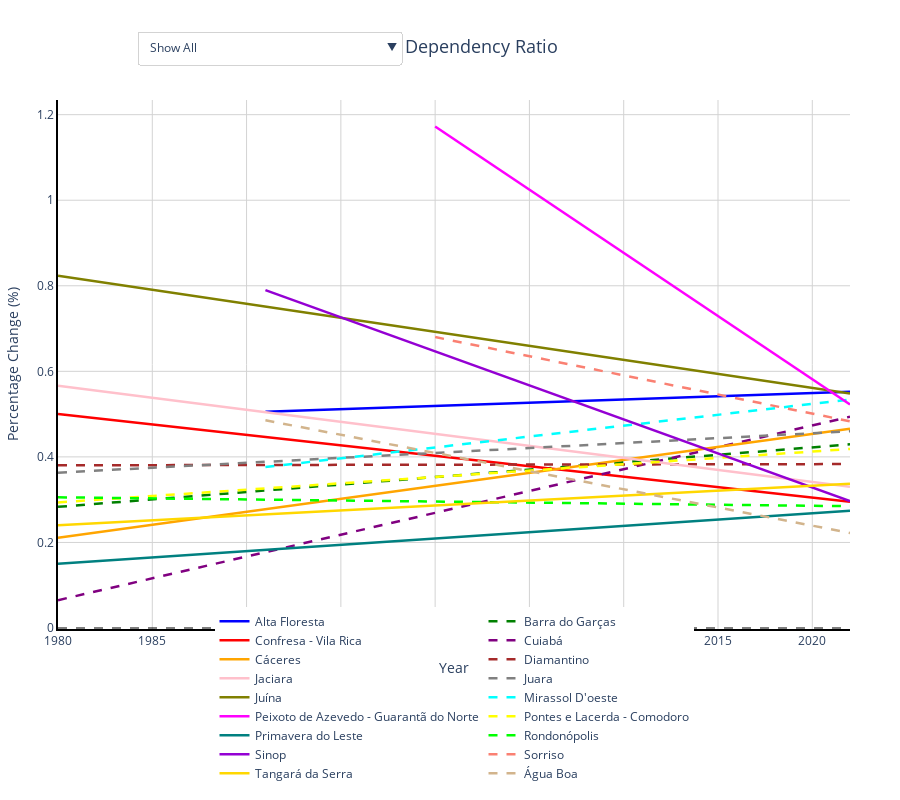

Notebook code for this chart:
### Code cell
# Elderly dependency ratio plot
create_interactive_linear_plot(
    r"C:\Users\daves\OneDrive\Pessoal\Acadêmico\Mestrado\Dissertação - Execução\Dissertação\Quadros e gráficos\Table 12.xlsx",
    "Planilha2",
    r"C:/Users/daves/OneDrive/Pessoal/Acadêmico/Mestrado/Dissertação - Execução/Dissertação/Quadros e gráficos/Elderly_dependency_ratio.html",
    plot_title="Elderly Dependency Ratio",
    y_zero_line=True,
    show_plot=True
)

### Figure 1 — Plotly figure (JSON) as saved in the notebook; plotly's stock layout.template omitted (floating-point values rounded to 4 significant figures)
{"data": [{"hovertemplate": "<b>Alta Floresta</b><br>Year: %{x}<br>Change: %{y:.2f}%", "line": {"color": "blue", "dash": "solid", "width": 2.5}, "mode": "lines", "name": "Alta Floresta", "type": "scatter", "x": [1991, 2000, 2010, 2022], "y": [0.5056, 0.5191, 0.5342, 0.5523]}, {"hovertemplate": "<b>Barra do Garças</b><br>Year: %{x}<br>Change: %{y:.2f}%", "line": {"color": "green", "dash": "dash", "width": 2.5}, "mode": "lines", "name": "Barra do Garças", "type": "scatter", "x": [1980, 1991, 2000, 2010, 2022], "y": [0.2832, 0.3215, 0.3528, 0.3875, 0.4293]}, {"hovertemplate": "<b>Confresa - Vila Rica</b><br>Year: %{x}<br>Change: %{y:.2f}%", "line": {"color": "red", "dash": "solid", "width": 2.5}, "mode": "lines", "name": "Confresa - Vila Rica", "type": "scatter", "x": [1980, 1991, 2000, 2010, 2022], "y": [0.5001, 0.4464, 0.4026, 0.3538, 0.2953]}, {"hovertemplate": "<b>Cuiabá</b><br>Year: %{x}<br>Change: %{y:.2f}%", "line": {"color": "purple", "dash": "dash", "width": 2.5}, "mode": "lines", "name": "Cuiabá", "type": "scatter", "x": [1980, 1991, 2000, 2010, 2022], "y": [0.06503, 0.1773, 0.2692, 0.3713, 0.4939]}, {"hovertemplate": "<b>Cáceres</b><br>Year: %{x}<br>Change: %{y:.2f}%", "line": {"color": "orange", "dash": "solid", "width": 2.5}, "mode": "lines", "name": "Cáceres", "type": "scatter", "x": [1980, 1991, 2000, 2010, 2022], "y": [0.2107, 0.2776, 0.3323, 0.3931, 0.466]}, {"hovertemplate": "<b>Diamantino</b><br>Year: %{x}<br>Change: %{y:.2f}%", "line": {"color": "brown", "dash": "dash", "width": 2.5}, "mode": "lines", "name": "Diamantino", "type": "scatter", "x": [1980, 1991, 2000, 2010, 2022], "y": [0.3803, 0.3811, 0.3817, 0.3824, 0.3832]}, {"hovertemplate": "<b>Jaciara</b><br>Year: %{x}<br>Change: %{y:.2f}%", "line": {"color": "pink", "dash": "solid", "width": 2.5}, "mode": "lines", "name": "Jaciara", "type": "scatter", "x": [1980, 1991, 2000, 2010, 2022], "y": [0.566, 0.5043, 0.4538, 0.3977, 0.3304]}, {"hovertemplate": "<b>Juara</b><br>Year: %{x}<br>Change: %{y:.2f}%", "line": {"color": "gray", "dash": "dash", "width": 2.5}, "mode": "lines", "name": "Juara", "type": "scatter", "x": [1980, 1991, 2000, 2010, 2022], "y": [0.3631, 0.3885, 0.4092, 0.4323, 0.4599]}, {"hovertemplate": "<b>Juína</b><br>Year: %{x}<br>Change: %{y:.2f}%", "line": {"color": "olive", "dash": "solid", "width": 2.5}, "mode": "lines", "name": "Juína", "type": "scatter", "x": [1980, 1991, 2000, 2010, 2022], "y": [0.8235, 0.7513, 0.6922, 0.6266, 0.5479]}, {"hovertemplate": "<b>Mirassol D'oeste</b><br>Year: %{x}<br>Change: %{y:.2f}%", "line": {"color": "cyan", "dash": "dash", "width": 2.5}, "mode": "lines", "name": "Mirassol D'oeste", "type": "scatter", "x": [1991, 2000, 2010, 2022], "y": [0.3763, 0.4221, 0.473, 0.5341]}, {"hovertemplate": "<b>Peixoto de Azevedo - Guarantã do Norte</b><br>Year: %{x}<br>Change: %{y:.2f}%", "line": {"color": "magenta", "dash": "solid", "width": 2.5}, "mode": "lines", "name": "Peixoto de Azevedo - Guarantã do Norte", "type": "scatter", "x": [2000, 2010, 2022], "y": [1.172, 0.8771, 0.5227]}, {"hovertemplate": "<b>Pontes e Lacerda - Comodoro</b><br>Year: %{x}<br>Change: %{y:.2f}%", "line": {"color": "yellow", "dash": "dash", "width": 2.5}, "mode": "lines", "name": "Pontes e Lacerda - Comodoro", "type": "scatter", "x": [1980, 1991, 2000, 2010, 2022], "y": [0.2937, 0.3263, 0.3531, 0.3828, 0.4185]}, {"hovertemplate": "<b>Primavera do Leste</b><br>Year: %{x}<br>Change: %{y:.2f}%", "line": {"color": "teal", "dash": "solid", "width": 2.5}, "mode": "lines", "name": "Primavera do Leste", "type": "scatter", "x": [1980, 1991, 2000, 2010, 2022], "y": [0.1505, 0.1828, 0.2093, 0.2387, 0.2739]}, {"hovertemplate": "<b>Rondonópolis</b><br>Year: %{x}<br>Change: %{y:.2f}%", "line": {"color": "lime", "dash": "dash", "width": 2.5}, "mode": "lines", "name": "Rondonópolis", "type": "scatter", "x": [1980, 1991, 2000, 2010, 2022], "y": [0.3055, 0.3, 0.2956, 0.2906, 0.2847]}, {"hovertemplate": "<b>Sinop</b><br>Year: %{x}<br>Change: %{y:.2f}%", "line": {"color": "darkviolet", "dash": "solid", "width": 2.5}, "mode": "lines", "name": "Sinop", "type": "scatter", "x": [1991, 2000, 2010, 2022], "y": [0.7897, 0.6466, 0.4876, 0.2968]}, {"hovertemplate": "<b>Sorriso</b><br>Year: %{x}<br>Change: %{y:.2f}%", "line": {"color": "salmon", "dash": "dash", "width": 2.5}, "mode": "lines", "name": "Sorriso", "type": "scatter", "x": [2000, 2010, 2022], "y": [0.68, 0.5906, 0.4833]}, {"hovertemplate": "<b>Tangará da Serra</b><br>Year: %{x}<br>Change: %{y:.2f}%", "line": {"color": "gold", "dash": "solid", "width": 2.5}, "mode": "lines", "name": "Tangará da Serra", "type": "scatter", "x": [1980, 1991, 2000, 2010, 2022], "y": [0.2402, 0.2656, 0.2864, 0.3096, 0.3373]}, {"hovertemplate": "<b>Água Boa</b><br>Year: %{x}<br>Change: %{y:.2f}%", "line": {"color": "tan", "dash": "dash", "width": 2.5}, "mode": "lines", "name": "Água Boa", "type": "scatter", "x": [1991, 2000, 2010, 2022], "y": [0.4856, 0.4091, 0.3242, 0.2223]}], "layout": {"height": 800, "legend": {"font": {"size": 12}, "orientation": "h", "x": 0.5, "xanchor": "center", "y": -0.3, "yanchor": "bottom"}, "margin": {"b": 150, "l": 50, "r": 50, "t": 100}, "paper_bgcolor": "white", "plot_bgcolor": "white", "shapes": [{"line": {"color": "black", "dash": "dash"}, "opacity": 0.5, "type": "line", "x0": 0, "x1": 1, "xref": "x domain", "y0": 0, "y1": 0, "yref": "y"}], "title": {"font": {"size": 18}, "text": "Elderly Dependency Ratio", "x": 0.5, "xanchor": "center", "y": 0.95, "yanchor": "top"}, "updatemenus": [{"bgcolor": "white", "bordercolor": "lightgray", "borderwidth": 1, "buttons": [{"args": [{"visible": [true, true, true, true, true, true, true, true, true, true, true, true, true, true, true, true, true, true]}, {"showlegend": true, "title": "Elderly Dependency Ratio"}], "label": "Show All", "method": "update"}, {"args": [{"visible": [true, false, false, false, false, false, false, false, false, false, false, false, false, false, false, false, false, false]}, {"showlegend": true, "title": "Elderly Dependency Ratio - Alta Floresta"}], "label": "Alta Floresta", "method": "update"}, {"args": [{"visible": [false, true, false, false, false, false, false, false, false, false, false, false, false, false, false, false, false, false]}, {"showlegend": true, "title": "Elderly Dependency Ratio - Barra do Garças"}], "label": "Barra do Garças", "method": "update"}, {"args": [{"visible": [false, false, true, false, false, false, false, false, false, false, false, false, false, false, false, false, false, false]}, {"showlegend": true, "title": "Elderly Dependency Ratio - Confresa - Vila Rica"}], "label": "Confresa - Vila Rica", "method": "update"}, {"args": [{"visible": [false, false, false, true, false, false, false, false, false, false, false, false, false, false, false, false, false, false]}, {"showlegend": true, "title": "Elderly Dependency Ratio - Cuiabá"}], "label": "Cuiabá", "method": "update"}, {"args": [{"visible": [false, false, false, false, true, false, false, false, false, false, false, false, false, false, false, false, false, false]}, {"showlegend": true, "title": "Elderly Dependency Ratio - Cáceres"}], "label": "Cáceres", "method": "update"}, {"args": [{"visible": [false, false, false, false, false, true, false, false, false, false, false, false, false, false, false, false, false, false]}, {"showlegend": true, "title": "Elderly Dependency Ratio - Diamantino"}], "label": "Diamantino", "method": "update"}, {"args": [{"visible": [false, false, false, false, false, false, true, false, false, false, false, false, false, false, false, false, false, false]}, {"showlegend": true, "title": "Elderly Dependency Ratio - Jaciara"}], "label": "Jaciara", "method": "update"}, {"args": [{"visible": [false, false, false, false, false, false, false, true, false, false, false, false, false, false, false, false, false, false]}, {"showlegend": true, "title": "Elderly Dependency Ratio - Juara"}], "label": "Juara", "method": "update"}, {"args": [{"visible": [false, false, false, false, false, false, false, false, true, false, false, false, false, false, false, false, false, false]}, {"showlegend": true, "title": "Elderly Dependency Ratio - Juína"}], "label": "Juína", "method": "update"}, {"args": [{"visible": [false, false, false, false, false, false, false, false, false, true, false, false, false, false, false, false, false, false]}, {"showlegend": true, "title": "Elderly Dependency Ratio - Mirassol D'oeste"}], "label": "Mirassol D'oeste", "method": "update"}, {"args": [{"visible": [false, false, false, false, false, false, false, false, false, false, true, false, false, false, false, false, false, false]}, {"showlegend": true, "title": "Elderly Dependency Ratio - Peixoto de Azevedo - Guarantã do Norte"}], "label": "Peixoto de Azevedo - Guarantã do Norte", "method": "update"}, {"args": [{"visible": [false, false, false, false, false, false, false, false, false, false, false, true, false, false, false, false, false, false]}, {"showlegend": true, "title": "Elderly Dependency Ratio - Pontes e Lacerda - Comodoro"}], "label": "Pontes e Lacerda - Comodoro", "method": "update"}, {"args": [{"visible": [false, false, false, false, false, false, false, false, false, false, false, false, true, false, false, false, false, false]}, {"showlegend": true, "title": "Elderly Dependency Ratio - Primavera do Leste"}], "label": "Primavera do Leste", "method": "update"}, {"args": [{"visible": [false, false, false, false, false, false, false, false, false, false, false, false, false, true, false, false, false, false]}, {"showlegend": true, "title": "Elderly Dependency Ratio - Rondonópolis"}], "label": "Rondonópolis", "method": "update"}, {"args": [{"visible": [false, false, false, false, false, false, false, false, false, false, false, false, false, false, true, false, false, false]}, {"showlegend": true, "title": "Elderly Dependency Ratio - Sinop"}], "label": "Sinop", "method": "update"}, {"args": [{"visible": [false, false, false, false, false, false, false, false, false, false, false, false, false, false, false, true, false, false]}, {"showlegend": true, "title": "Elderly Dependency Ratio - Sorriso"}], "label": "Sorriso", "method": "update"}, {"args": [{"visible": [false, false, false, false, false, false, false, false, false, false, false, false, false, false, false, false, true, false]}, {"showlegend": true, "title": "Elderly Dependency Ratio - Tangará da Serra"}], "label": "Tangará da Serra", "method": "update"}, {"args": [{"visible": [false, false, false, false, false, false, false, false, false, false, false, false, false, false, false, false, false, true]}, {"showlegend": true, "title": "Elderly Dependency Ratio - Água Boa"}], "label": "Água Boa", "method": "update"}], "direction": "down", "font": {"size": 12}, "pad": {"r": 10, "t": 10}, "showactive": true, "x": 0.1, "xanchor": "left", "y": 1.15, "yanchor": "top"}], "xaxis": {"gridcolor": "lightgray", "gridwidth": 1, "linecolor": "black", "linewidth": 2, "showgrid": true, "showline": true, "title": {"text": "Year"}, "zeroline": false}, "yaxis": {"gridcolor": "lightgray", "gridwidth": 1, "linecolor": "black", "linewidth": 2, "showgrid": true, "showline": true, "title": {"text": "Percentage Change (%)"}, "zeroline": true, "zerolinecolor": "black", "zerolinewidth": 1}}}
